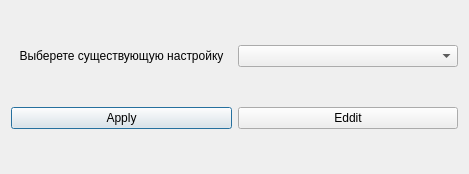
<?xml version="1.0" encoding="UTF-8"?>
<ui version="4.0">
 <class>ChoseSettingsDialog</class>
 <widget class="QDialog" name="ChoseSettingsDialog">
  <property name="geometry">
   <rect>
    <x>0</x>
    <y>0</y>
    <width>469</width>
    <height>174</height>
   </rect>
  </property>
  <property name="windowTitle">
   <string>Dialog</string>
  </property>
  <layout class="QVBoxLayout" name="verticalLayout">
   <item>
    <layout class="QHBoxLayout" name="horizontalLayout">
     <item>
      <widget class="QLabel" name="mainText">
       <property name="text">
        <string>Выберете существующую настройку</string>
       </property>
       <property name="alignment">
        <set>Qt::AlignCenter</set>
       </property>
      </widget>
     </item>
     <item>
      <widget class="QComboBox" name="SettingsComboBox"/>
     </item>
    </layout>
   </item>
   <item>
    <layout class="QHBoxLayout" name="horizontalLayout_2">
     <item>
      <widget class="QPushButton" name="ApplyPushButton">
       <property name="text">
        <string>Apply</string>
       </property>
      </widget>
     </item>
     <item>
      <widget class="QPushButton" name="EdditPushButton">
       <property name="text">
        <string>Eddit</string>
       </property>
      </widget>
     </item>
    </layout>
   </item>
  </layout>
 </widget>
 <resources/>
 <connections/>
</ui>
